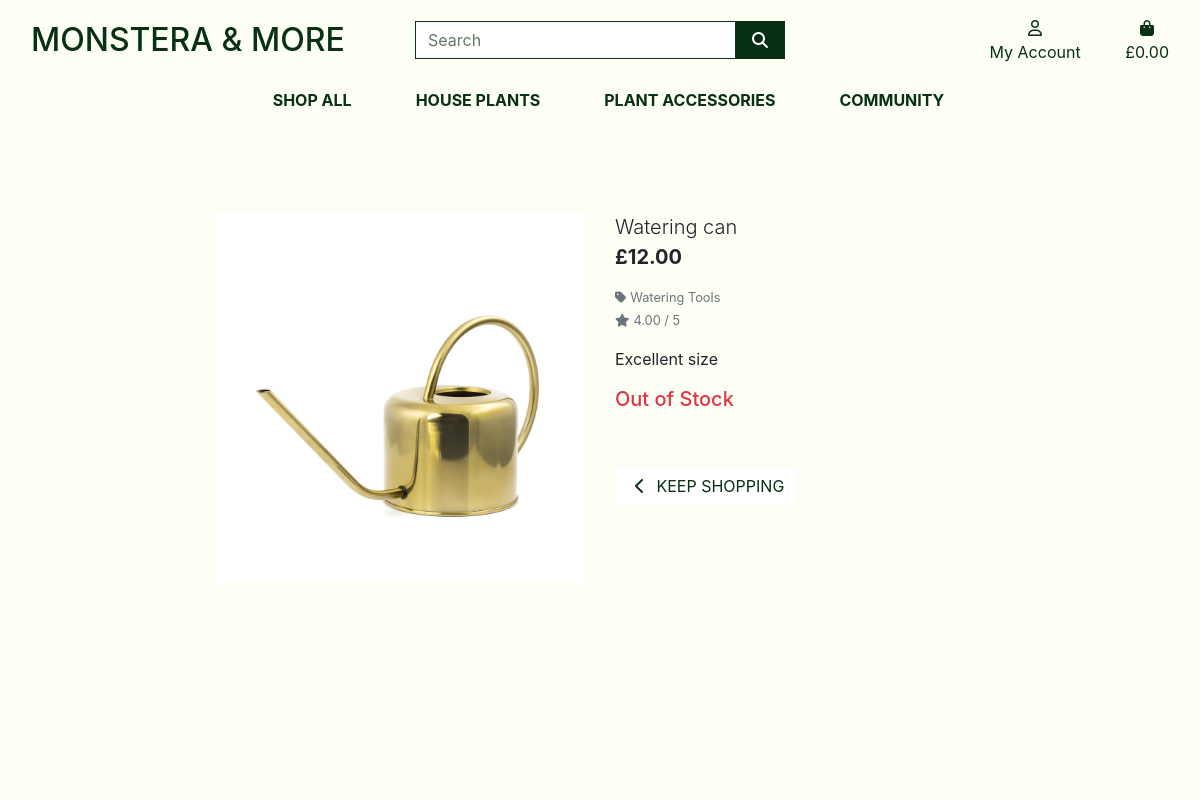
/products/180/, run on an earlier commit of the app's database.
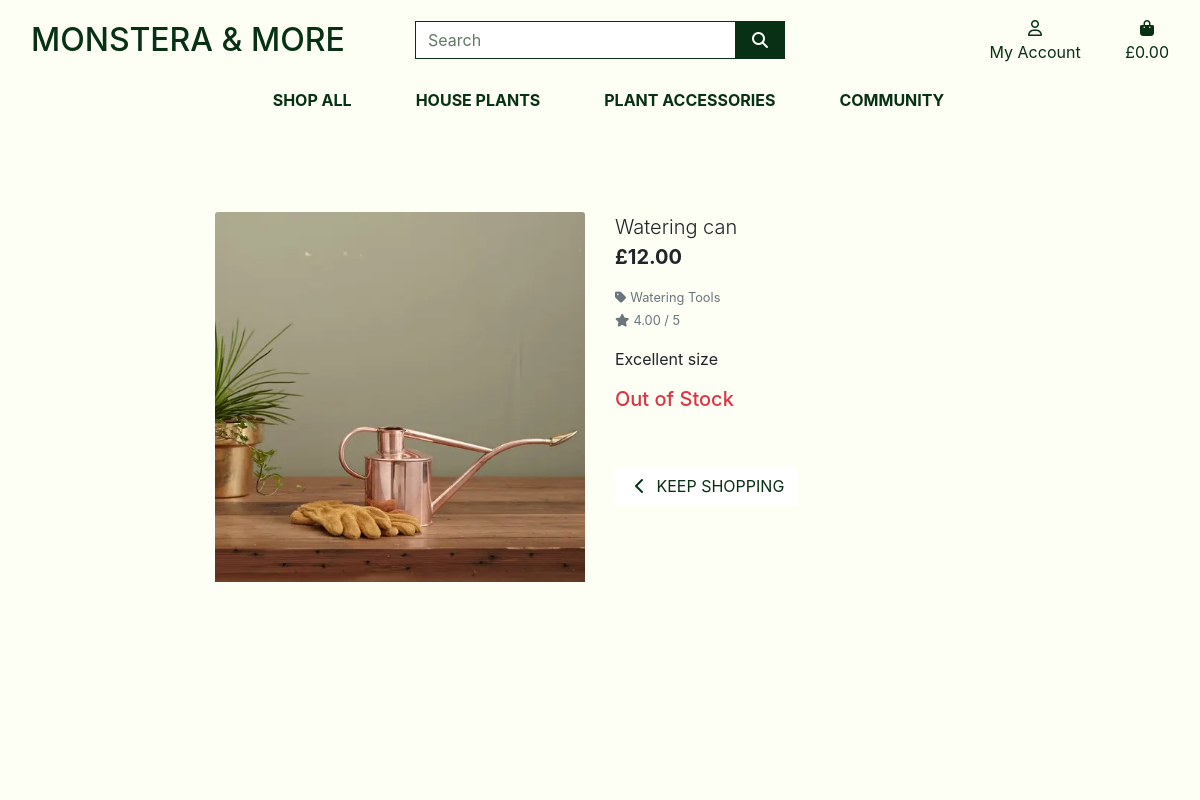
And on a later commit of the database.
### products/models.py (models this page shows, shortened)
class Product(models.Model):
    category = models.ForeignKey('Category', null=True, blank=True, on_delete=models.SET_NULL)
    plant = models.BooleanField(null=True, blank=True)
    sku = models.CharField(max_length=254, null=True, blank=True)
    name = models.CharField(max_length=254)
    description = models.TextField()
    has_sizes = models.BooleanField(default=False, null=True, blank=True)
    price = models.DecimalField(max_digits=6, decimal_places=2)
    price_medium = models.DecimalField(max_digits=6, decimal_places=2, default=0)
    price_large = models.DecimalField(max_digits=6, decimal_places=2, default=0)
    in_stock = models.BooleanField(default=True, null=True, blank=True)
    date_created = models.DateTimeField(auto_now_add=True)
    rating = models.DecimalField(max_digits=6, decimal_places=2, null=True, blank=True)
    image_url = models.URLField(max_length=1024, null=True, blank=True)
    image = models.ImageField(null=True, blank=True)

class Category(models.Model):
    class Meta:
        verbose_name_plural = 'Categories'
    name = models.CharField(max_length=254)
    friendly_name = models.CharField(max_length=254, null=True, blank=True)

### products/views.py (the view)
# urls.py: path('<int:product_id>/', views.product_detail, name='product_detail'),
def product_detail(request, product_id):
    product = get_object_or_404(Product, pk=product_id)
    context = {
        'product': product,
    }
    return render(request, 'products/product_detail.html', context)

### bag/contexts.py (called while the page is built, shortened)
def bag_contents(request):
    bag_items = []
    total = 0
    product_count = 0
    bag = request.session.get('bag', {})
    if total < settings.FREE_DELIVERY_THRESHOLD:
        delivery = total * Decimal(settings.STANDARD_DELIVERY_PERCENTAGE / 100)
        free_delivery_delta = settings.FREE_DELIVERY_THRESHOLD - total
    else:
        delivery = 0
        free_delivery_delta = 0
    grand_total = delivery + total
    context = {
        'bag_items': bag_items,
        'total': total,
        'product_count': product_count,
        'delivery': delivery,
        'free_delivery_delta': free_delivery_delta,
        'free_delivery_threshold': settings.FREE_DELIVERY_THRESHOLD,
        'grand_total': grand_total,
    }
    return context

### products/templates/products/product_detail.html (shortened to what the changed rows need)
{% extends "base.html" %}
{% load static %}
{% block content %}
    <div class="container-fluid ">
        <div class="row">
            <div class="col-12 col-md-6 col-lg-4 offset-lg-2">
                <div class="image-container my-5">
                    {% if product.image %}
                        <a href="{{ product.image.url }}">
                            <img class="card-img-top img-fluid" src="{{ product.image.url }}" alt="{{ product.name }}">
                        </a>
                        {% else %}
                        <a href="">
                            <img class="card-img-top img-fluid" src="{{ MEDIA_URL }}noimage.png" alt="{{ product.name }}">
                        </a>
                    {% endif %}
                </div>
            </div>
            <div class="col-12 col-md-6 col-lg-4">
                <div class="product-details-container mb-5 mt-md-5">
                    <p class="lead mb-0">{{ product.name }}</p>
                    <p class="lead mb-0 text-left font-weight-bold" id="price_text">£{{ product.price}}</p>
                    {% if product.category %}
                    <p class="small mt-1 mb-0">
                        <a class="text-muted" href="{% url 'products' %}?category={{ product.category.name }}">
                            <i class="fas fa-tag mr-1"></i>{{ product.category.friendly_name }}
                        </a>
                    </p>
                    {% endif %}
                    {% if product.rating %}
                        <small class="text-muted"><i class="fas fa-star mr-1"></i>{{ product.rating }} / 5</small>
                    {% else %}
                        <small class="text-muted">No Rating</small>
                    {% endif %}
                    <p class="mt-3">{{ product.description }}</p>
                    <form class="form" action="{% url 'add_to_bag' product.id %}" method="POST">
                        <div class="form-row">
                        </div>
                    </form>
                </div>
            </div>
        </div>
    </div>
    {% endblock %}

What changed in the data, as far as the page shows it:
changed Product "Watering can": image: a different picture
